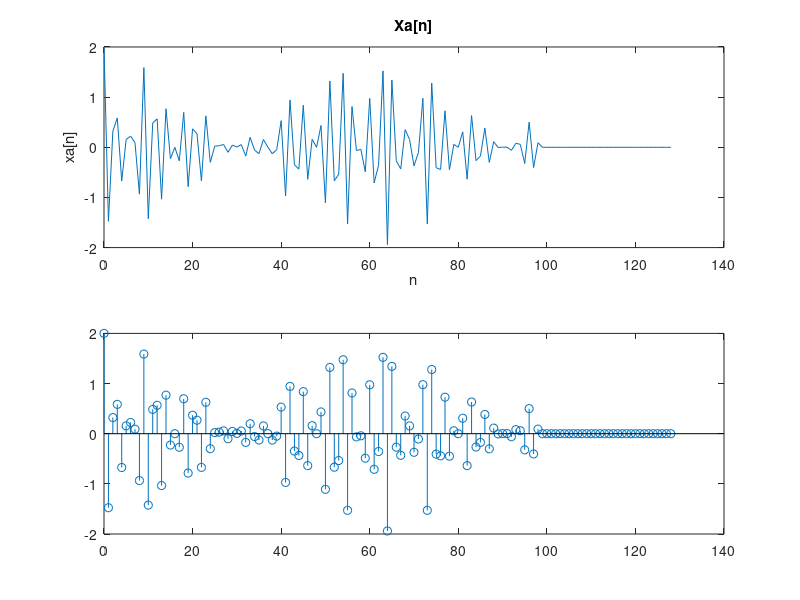
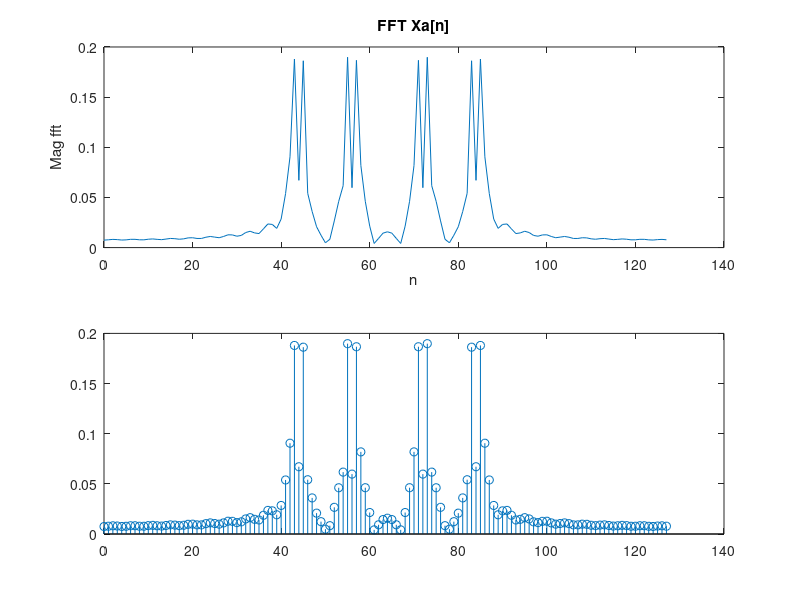
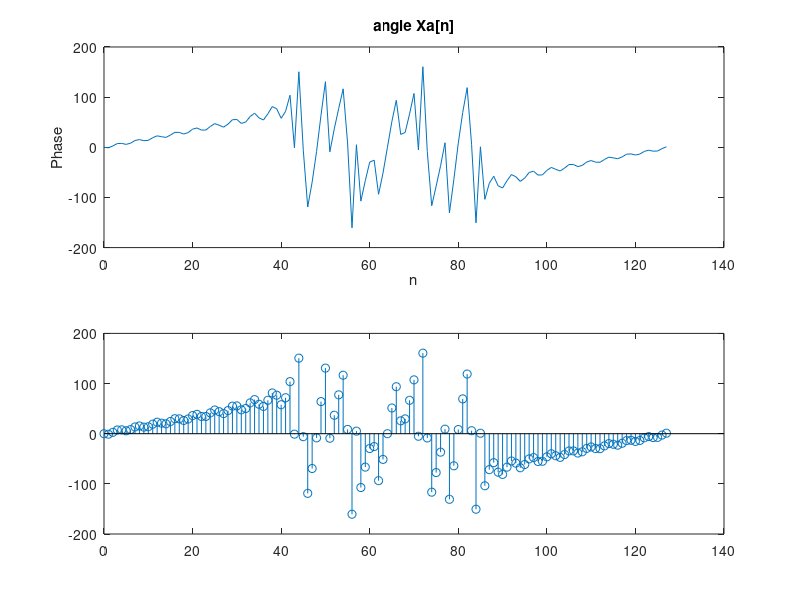

These charts were generated, in order, by the following MATLAB code:
clear all
close all
f1=1/18;
f2=5/128;
fc=50/128;
n=0:1:128;
%tarif motagheyer
xn=cos(2*pi*f1*n)+cos(2*pi*f2*n);
xc=cos(2*pi*fc*n);
xa=xn.*cos(2*pi*fc*n);
xa(100:1:end)=0;
figure;subplot(211);plot(n,xa);title('Xa[n]');xlabel('n');ylabel('xa[n]');
subplot(212);stem(n,xa);

%Fxa=fftshift(fft(xa,128));
Fxa=fft(xa,128);


figure;subplot(211);plot(0:127,abs(Fxa)/128);title('FFT Xa[n]');xlabel('n');ylabel('Mag fft');
subplot(212);stem(0:127,abs(Fxa)/128);

figure;subplot(211);plot(0:127,angle(Fxa)*180/pi);title('angle Xa[n]');xlabel('n');ylabel('Phase');
subplot(212);stem(0:127,angle(Fxa)*180/pi);ylim auto;
